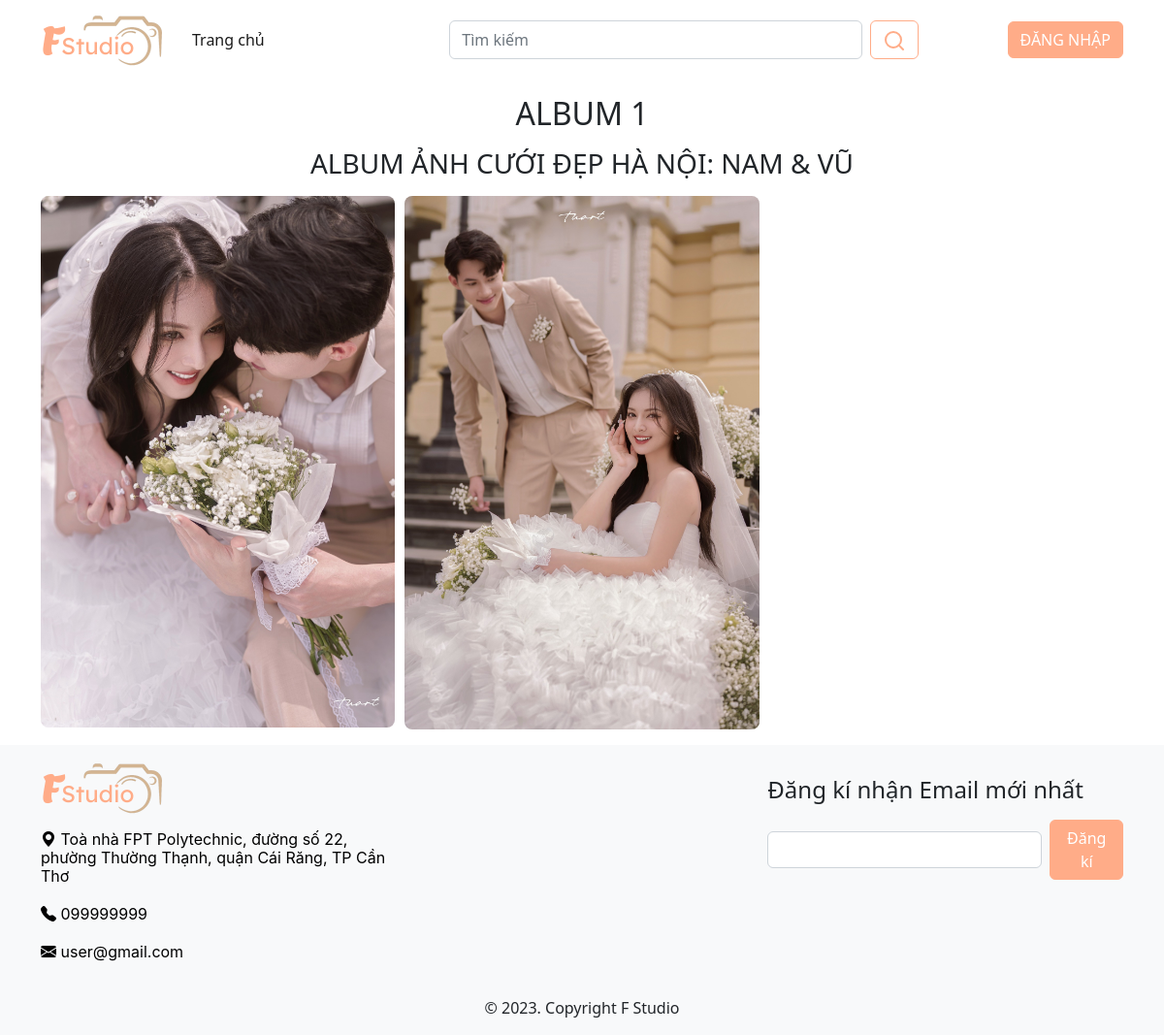
The page /client/album-detail_vuntpc07201.php?album_id=1 on the database its author committed.
### tables this page shows
CREATE TABLE `album` (
  `album_id` int(11) NOT NULL,
  `thumbnail` varchar(255) NOT NULL,
  `name` varchar(255) NOT NULL,
  `description` varchar(255) NOT NULL,
  `is_active` varchar(1) NOT NULL,
  `create_at` datetime NOT NULL DEFAULT current_timestamp(),
  `update_at` datetime NOT NULL
);

CREATE TABLE `image` (
  `image_id` int(11) NOT NULL,
  `image` varchar(255) NOT NULL,
  `album_id` int(11) NOT NULL,
  `create_at` datetime DEFAULT current_timestamp()
);

### client/components/masonry_vanlthpc07042.php (the view, shortened to what this page needs)
<?php
require '../connect.php';
?>
<div class="container my-3">
    <?php
    $album_id = $_GET['album_id'];
    $album = $conn->query("SELECT name,description FROM album WHERE album_id = '$album_id'")->fetch_assoc();
    ?>
    <h2 class="text-center text-uppercase mb-3"><?= $album['name']?></h2>
    <h3 class="text-center text-uppercase mb-3"><?= $album['description']?></h3>
    <div class="image-list masonry" style="--i:3;">
        <?php
        $sql = "SELECT * FROM image WHERE album_id = '$album_id'";
        $result = $conn->query($sql);
        $i = 1;
        if ($result->num_rows > 0):
            while ($row = $result->fetch_assoc()):
                ?>
                <div class="masonry-item mb-3">
                    <img src="../uploads/<?= $row['image'] ?>" data-id="<?= $i ?>" class="carousel-image w-100 rounded-3"
                        data-bs-toggle="modal" data-bs-target="#exampleModal">
                </div>
                <?php
                $i++;
            endwhile;
        endif;
        ?>
    </div>
</div>

### client/album-detail_vuntpc07201.php
<?php
$components = [
    'header_vanlthpc07042',
    'masonry_vanlthpc07042',
    'footer_phuoctmpc07090'
];
require_once 'header.php';
foreach ($components as $component){
    if (file_exists('components/' . '/' . $component . '.php')){
        require 'components/' . '/' . $component . '.php';
    }
}
require_once 'footer.php';

### assets/css/masonry.css (style rules this page uses)
.masonry { column-count: var(--i); column-gap: 10px; }
.masonry .masonry-item { break-inside: avoid; }

### rows shown on the page
album: name "ALBUM 1", description "ALBUM ẢNH CƯỚI ĐẸP HÀ NỘI: NAM & VŨ"
image: image (picture)
image: image (picture)
